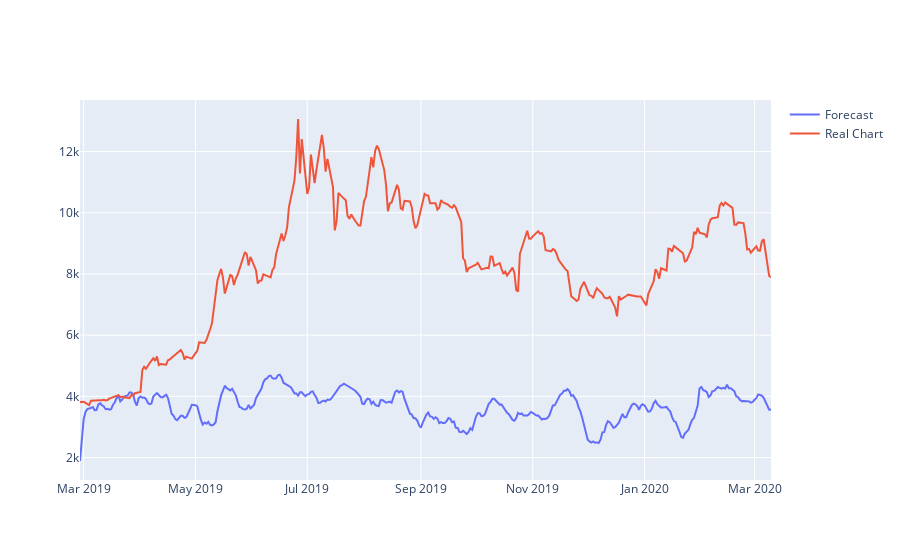

The code cell stored with this chart in its notebook:
### Code cell
fig = go.Figure()
fig.add_trace(go.Scatter(x=forecast.predicted_mean.index, 
                             y=forecast.predicted_mean,
                             name="Forecast"))

fig.add_trace(go.Scatter(x=real_price.index, 
                             y=real_price,
                             name="Real Chart"))

### Figure 1 — Plotly figure (JSON) as saved in the notebook; plotly's stock layout.template omitted (floating-point values rounded to 4 significant figures; data arrays with more than 128 entries replaced by an {"elided": "..."} marker saying what was removed)
{"data": [{"name": "Forecast", "type": "scatter", "x": {"elided": "378 str values"}, "y": {"elided": "378 float values"}}, {"name": "Real Chart", "type": "scatter", "x": {"elided": "378 str values"}, "y": {"elided": "378 float values"}}], "layout": {"autosize": true, "xaxis": {"autorange": true, "range": ["2019-02-27", "2020-03-10"], "type": "date"}, "yaxis": {"autorange": true, "range": [1267.0, 13680.0], "type": "linear"}}}
